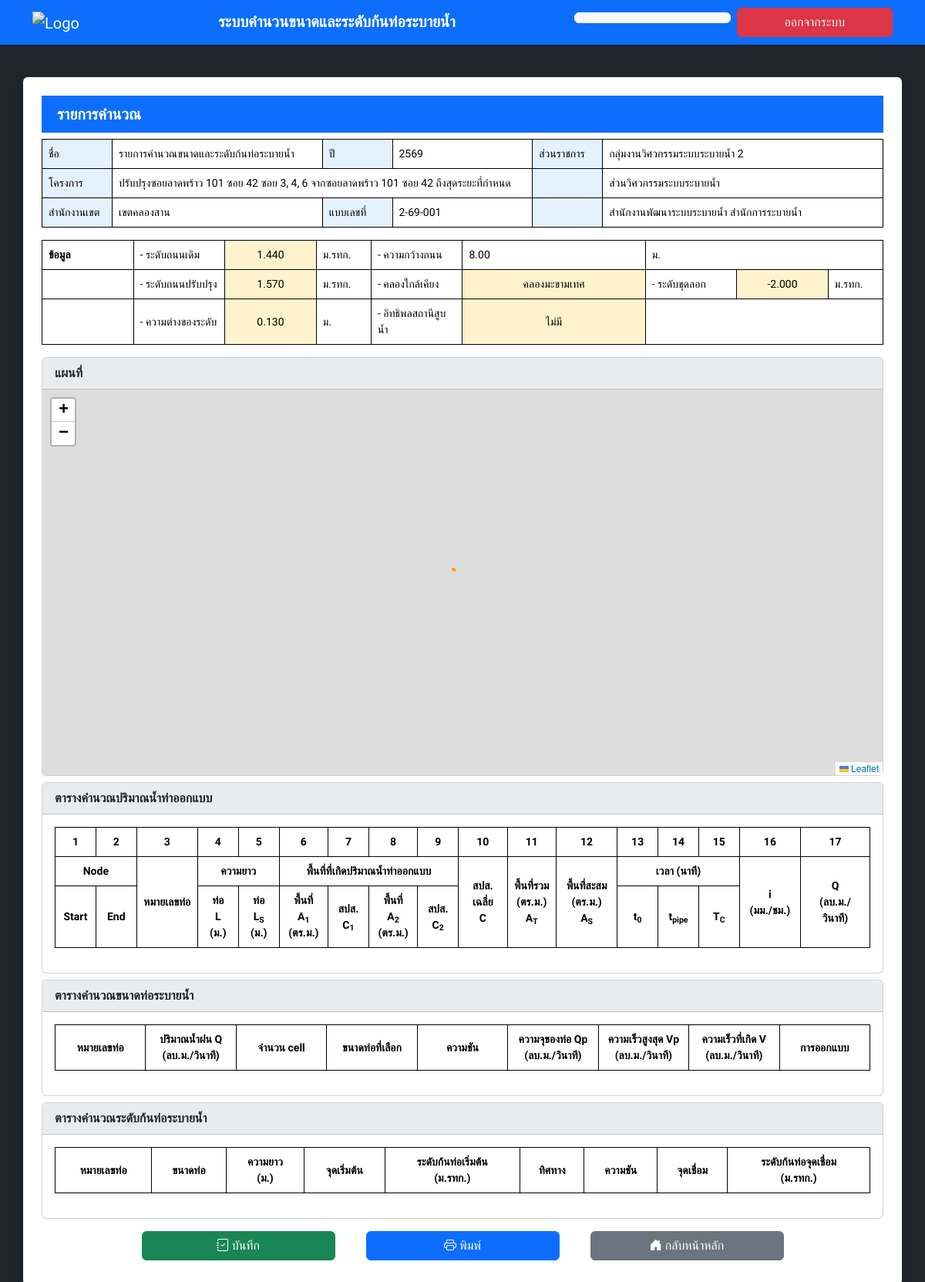
Page /report/3?mode=view on the committed database.
### app.py (models this page shows)
class Project(db.Model):
    id = db.Column(db.Integer, primary_key=True)
    project_name = db.Column(db.String(200), nullable=False)
    district = db.Column(db.String(100), nullable=False)
    year = db.Column(db.String(4), nullable=False)
    form_number = db.Column(db.String(50), nullable=False)
    original_level = db.Column(db.Float, nullable=False)
    improved_level = db.Column(db.Float, nullable=False)
    road_width = db.Column(db.Float, nullable=False)
    nearby_canal = db.Column(db.String(100))
    dredging_level = db.Column(db.Float)
    pump_influence = db.Column(db.String(100))
    cal_data = db.Column(db.Text)
    invert_data = db.Column(db.Text)
    map_data = db.Column(db.Text)
    design_data = db.Column(db.Text)
    user_id = db.Column(db.Integer, db.ForeignKey('user.id'), nullable=False)
    user = db.relationship('User', backref=db.backref('projects', lazy=True))

class User(db.Model):
    id = db.Column(db.Integer, primary_key=True)
    email = db.Column(db.String(100), unique=True, nullable=False)
    password = db.Column(db.String(100), nullable=False)
    first_name = db.Column(db.String(100), nullable=False)
    last_name = db.Column(db.String(100), nullable=False)
    position = db.Column(db.String(100), nullable=False)
    position_level = db.Column(db.String(100), nullable=False)
    department = db.Column(db.String(100), nullable=False)
    office = db.Column(db.String(100), nullable=False)
    division = db.Column(db.String(100), nullable=False)
    section = db.Column(db.String(100), nullable=False)
    section_number = db.Column(db.Integer, nullable=True) # Added section_number

### app.py (the view)
@app.route('/report')
@app.route('/report/<int:project_id>')
def report(project_id=None):
    mode = request.args.get('mode')
    public_modes = ['view', 'print']
    current_user = None
    if 'user' in session:
        current_user = User.query.filter_by(email=session['user']).first()
    if mode not in public_modes and not current_user:
        return redirect(url_for('login'))
    if project_id:
        project = Project.query.get_or_404(project_id)
        if mode not in public_modes and project.user_id != current_user.id:
            flash('คุณไม่มีสิทธิ์เข้าถึงโครงการนี้', 'danger')
            return redirect(url_for('index'))
    else:
        if not current_user:
             return redirect(url_for('login'))
        project = Project.query.filter_by(user_id=current_user.id).order_by(Project.id.desc()).first()
    return render_template('report.html', project=project, user_info=project.user, mode=mode)

### templates/report.html (shortened to what this page needs)
<!DOCTYPE html>
<html lang="th">
<head>
    <link href="https://cdn.jsdelivr.net/npm/bootstrap@5.3.3/dist/css/bootstrap.min.css" rel="stylesheet">
    <link rel="stylesheet" href="https://unpkg.com/leaflet@1.9.4/dist/leaflet.css" />
    <link rel="stylesheet" href="https://cdnjs.cloudflare.com/ajax/libs/leaflet.draw/1.0.4/leaflet.draw.css" />
    <link rel="stylesheet" href="https://cdn.jsdelivr.net/npm/bootstrap-icons@1.11.3/font/bootstrap-icons.min.css">
</head>
<body class="bg-dark">
    <nav class="navbar navbar-expand-lg navbar-dark bg-primary fixed-top shadow-sm py-2">
        <div class="container">
            <a class="navbar-brand" href="https://dds.bangkok.go.th">
                <img src="https://dds.bangkok.go.th/images/DDS_Logo_500.png" alt="Logo" style="height: 40px;">
            </a>
            <div class="collapse navbar-collapse" id="navbarContent">
                <div class="row w-100 align-items-center g-3 ms-auto">
                    <div class="col-12 col-lg-7 text-center">
                        <span class="h5 fw-bold text-white my-3 my-lg-0">
                            ระบบคำนวนขนาดและระดับก้นท่อระบายน้ำ
                        </span>
                    </div>
                    <div class="col-12 col-lg-5">
                        <div class="row g-2">
                            <div class="col-12 col-sm-6">
                                <a href="#" class="btn btn-light w-100">{{ session.get('user_name', session['user'])
                                    }}</a>
                            </div>
                            <div class="col-12 col-sm-6">
                                <a href="{{ url_for('logout') }}" class="btn btn-danger text-light w-100">ออกจากระบบ</a>
                            </div>
                        </div>
                    </div>
                </div>
            </div>
        </div>
    </nav>
    <div class="container bg-white p-4 rounded shadow">
        <h2 class="page-title">รายการคำนวณ</h2>
        <div class="table-responsive">
            <table class="table table-bordered">
                <tbody>
                    <tr>
                        <td class="col-1x bg-custom-cyan">ชื่อ</td>
                        <td class="col-3x">รายการคำนวณขนาดและระดับก้นท่อระบายน้ำ</td>
                        <td class="col-1x bg-custom-cyan">ปี</td>
                        <td class="col-2x" id="rep-year">{{ project.year if project else '-' }}</td>
                        <td class="col-1x bg-custom-cyan">ส่วนราชการ</td>
                        <td id="rep-section">{{ user_info.section if user_info and user_info.section else
                            (project.user.section if project and project.user and project.user.section else '-') }}</td>
                    </tr>
                    <tr>
                        <td class="col-1x bg-custom-cyan">โครงการ</td>
                        <td colspan="3" id="rep-project-name">{{ project.project_name if project else '-' }}</td>
                        <td class="bg-custom-cyan"></td>
                        <td id="rep-division">{{ user_info.division if user_info and user_info.division else
                            (project.user.division if project and project.user and project.user.division else '-') }}
                        </td>
                    </tr>
                    <tr>
                        <td class="col-1x bg-custom-cyan">สำนักงานเขต</td>
                        <td class="col-1x" id="rep-district">{{ project.district if project else '-' }}</td>
                        <td class="col-1x bg-custom-cyan">แบบเลขที่</td>
                        <td id="rep-form-number">{{ project.form_number if project else '-' }}</td>
                        <td class="bg-custom-cyan"></td>
                        <td id="rep-office">
                            {% set u_office = user_info.office if user_info and user_info.office else
                            (project.user.office if project and project.user and project.user.office else '') %}
                            {% set u_dept = user_info.department if user_info and user_info.department else
                            (project.user.department if project and project.user and project.user.department else '') %}
                            {% if u_office or u_dept %}
                            {{ u_office }} {{ u_dept }}
                            {% else %}
                            -
                            {% endif %}
                        </td>
                    </tr>
            </table>
        </div>
        <div class="table-responsive">
            <table class="table table-bordered">
                <tbody>
                    <tr>
                        <th class="col-1x">ข้อมูล</th>
                        <td class="col-1x">- ระดับถนนเดิม</td>
                        <td class="col-1x highlight-yellow" id="rep-original-level">{{
                            "%.3f"|format(project.original_level) if project else '-' }}</td>
                        <td>ม.รทก.</td>
                        <td class="col-1x">- ความกว้างถนน</td>
                        <td class="col-2x" id="rep-road-width">{{ "%.2f"|format(project.road_width) if
                            project else '-' }}</td>
                        <td colspan="3">ม.</td>
                    </tr>
                    <tr>
                        <td></td>
                        <td>- ระดับถนนปรับปรุง</td>
                        <td class="highlight-yellow" id="rep-improved-level">{{ "%.3f"|format(project.improved_level) if
                            project else '-' }}</td>
                        <td class="col-1s">ม.รทก.</td>
                        <td>- คลองใกล้เคียง</td>
                        <td class="col-2x highlight-yellow" id="rep-nearby-canal">{{ project.nearby_canal if project
                            else '-'
                            }}</td>
                        <td class="col-1x">- ระดับขุดลอก</td>
                        <td class="col-1x highlight-yellow" id="rep-dredging-level">{{
                            "%.3f"|format(project.dredging_level) if project and project.dredging_level is not none else
                            '-' }}</td>
                        <td class="col-1s">ม.รทก.</td>
                    </tr>
                    <tr>
                        <td></td>
                        <td>- ความต่างของระดับ</td>
                        <td class="highlight-yellow" id="rep-level-diff">
                            {% if project %}
                            {{ "%.3f"|format(project.improved_level - project.original_level) }}
                            {% else %}
                            -
                            {% endif %}
                        </td>
                        <td>ม.</td>
                        <td>- อิทธิพลสถานีสูบน้ำ</td>
                        <td class="highlight-yellow" id="rep-pump-influence">{{ project.pump_influence if project else
                            '-' }}</td>
                        <td colspan="3"></td>
                </tbody>
            </table>
        </div>
        <div class="card mb-2">
            <div class="card-header">แผนที่</div>
            <div class="card-body p-0">
                <div id="report-map" style="height: 500px; width: 100%;"></div>
            </div>
        </div>
        <div class="card mb-2">
            <div class="card-header">ตารางคำนวณปริมาณน้ำท่าออกแบบ</div>
            <div class="card-body table-responsive">
                <table class="table table-bordered text-center" id="runoffTable">
                    <thead>
                        <tr>
                            <th>1</th>
                            <th>2</th>
                            <th>3</th>
                            <th>4</th>
                            <th>5</th>
                            <th>6</th>
                            <th>7</th>
                            <th>8</th>
                            <th>9</th>
                            <th>10</th>
                            <th>11</th>
                            <th>12</th>
                            <th>13</th>
                            <th>14</th>
                            <th>15</th>
                            <th>16</th>
                            <th>17</th>
                        </tr>
                        <tr>
                            <th colspan="2">Node</th>
                            <th rowspan="2" class="col-2s">หมายเลขท่อ</th>
                            <th colspan="2">ความยาว</th>
                            <th colspan="4">พื้นที่ที่เกิดปริมาณน้ำท่าออกแบบ</th>
                            <th rowspan="2" class="col-3s">สปส.<br>เฉลี่ย<br>C</th>
                            <th rowspan="2" class="col-3s">พื้นที่รวม<br>(ตร.ม.)<br>A<sub>T</sub></th>
                            <th rowspan="2" class="col-2s">พื้นที่สะสม<br>(ตร.ม.)<br>A<sub>S</sub></th>
                            <th colspan="3">เวลา (นาที)</th>
                            <th rowspan="2" class="col-2s">i<br>(มม./ชม.)</th>
                            <th rowspan="2">Q<br>(ลบ.ม./<br>วินาที)</th>
                        </tr>
                        <tr>
                            <th class="col-1s">Start</th>
                            <th class="col-1s">End</th>
                            <th class="col-1s">ท่อ<br>L<br>(ม.)</th>
                            <th class="col-1s">ท่อ<br>L<sub>S</sub><br>(ม.)</th>
                            <th class="col-3s">พื้นที่<br>A<sub>1</sub><br>(ตร.ม.)</th>
                            <th class="col-1s">สปส.<br>C<sub>1</sub></th>
                            <th class="col-3s">พื้นที่<br>A<sub>2</sub><br>(ตร.ม.)</th>
                            <th class="col-1s">สปส.<br>C<sub>2</sub></th>
                            <th class="col-1s">t<sub>0</sub></th>
                            <th class="col-1s">t<sub>pipe</sub></th>
                            <th class="col-1s">T<sub>C</sub></th>
                        </tr>
                    </thead>
                </table>
            </div>
        </div>
        <div class="card mb-2">
            <div class="card-header">ตารางคำนวณขนาดท่อระบายน้ำ</div>
            <div class="card-body table-responsive">
                <table class="table table-bordered text-center" id="pipeSizeTable">
                    <thead>
                        <tr>
                            <th class="col-1x">หมายเลขท่อ</th>
                            <th class="col-1x">ปริมาณน้ำฝน Q (ลบ.ม./วินาที)</th>
                            <th class="col-1x">จำนวน cell</th>
                            <th class="col-1x">ขนาดท่อที่เลือก</th>
                            <th class="col-1x">ความชัน</th>
                            <th class="col-1x">ความจุของท่อ Qp (ลบ.ม./วินาที)</th>
                            <th class="col-1x">ความเร็วสูงสุด Vp (ลบ.ม./วินาที)</th>
                            <th class="col-1x">ความเร็วที่เกิด V (ลบ.ม./วินาที)</th>
                            <th class="col-1x">การออกแบบ</th>
                        </tr>
                    </thead>
                </table>
            </div>
        </div>
        <div class="card mb-2">
            <div class="card-header">ตารางคำนวณระดับก้นท่อระบายน้ำ</div>
            <div class="card-body table-responsive">
                <table class="table table-bordered text-center" id="invertLevelTable">
                    <thead>
                        <tr>
                            <th>หมายเลขท่อ</th>
                            <th>ขนาดท่อ</th>
                            <th>ความยาว<br>(ม.)</th>
                            <th>จุดเริ่มต้น</th>
                            <th>ระดับก้นท่อเริ่มต้น<br>(ม.รทก.)</th>
                            <th>ทิศทาง</th>
                            <th>ความชัน</th>
                            <th>จุดเชื่อม</th>
                            <th>ระดับก้นท่อจุดเชื่อม<br>(ม.รทก.)</th>
                        </tr>
                    </thead>
                </table>
            </div>
        </div>
        <div class="row justify-content-center p-2 gap-3 footer-actions">
            <div class="col-12 col-sm-3">
                <a href="{{ url_for('index') }}" class="btn btn-success w-100" id="btn-save-report">
                    <i class="bi bi-journal-check"></i> บันทึก</a>
            </div>
            <div class="col-12 col-sm-3">
                <button onclick="window.print()" class="btn btn-primary w-100">
                    <i class="bi bi-printer"></i> พิมพ์</button>
            </div>
            <div class="col-12 col-sm-3">
                {% if request.args.get('mode') == 'view' %}
                <a href="{{ url_for('index') }}" class="btn btn-secondary w-100">
                    <i class="bi bi-house-door-fill me-1"></i>กลับหน้าหลัก</a>
                {% else %}
                <a href="{{ url_for('invert_cal', project_id=project.id) if project else url_for('invert_cal') }}"
                    class="btn btn-danger w-100">
                    <i class="bi bi-arrow-counterclockwise me-1"></i>ย้อนกลับ</a>
                {% endif %}
            </div>
        </div>
    </div>
</body>
</html>

### rows in the picture
Project: year "2569", project_name "ปรับปรุงซอยลาดพร้าว 101 ซอย 42 ซอย 3, 4, 6 จากซอยลาดพร้าว 101 ซอย 42 ถึงสุดระยะที่กำหนด", district "เขตคลองสาน", form_number "2-69-001", original_level "1.440", road_width "8.00", improved_level "1.570", nearby_canal "คลองมะขามเทศ", dredging_level "-2.000", project.improved_level-project.original_level "0.130", pump_influence "ไม่มี"
User: section "กลุ่มงานวิศวกรรมระบบระบายน้ำ 2", division "ส่วนวิศวกรรมระบบระบายน้ำ", office "สำนักงานพัฒนาระบบระบายน้ำ", department "สำนักการระบายน้ำ"
